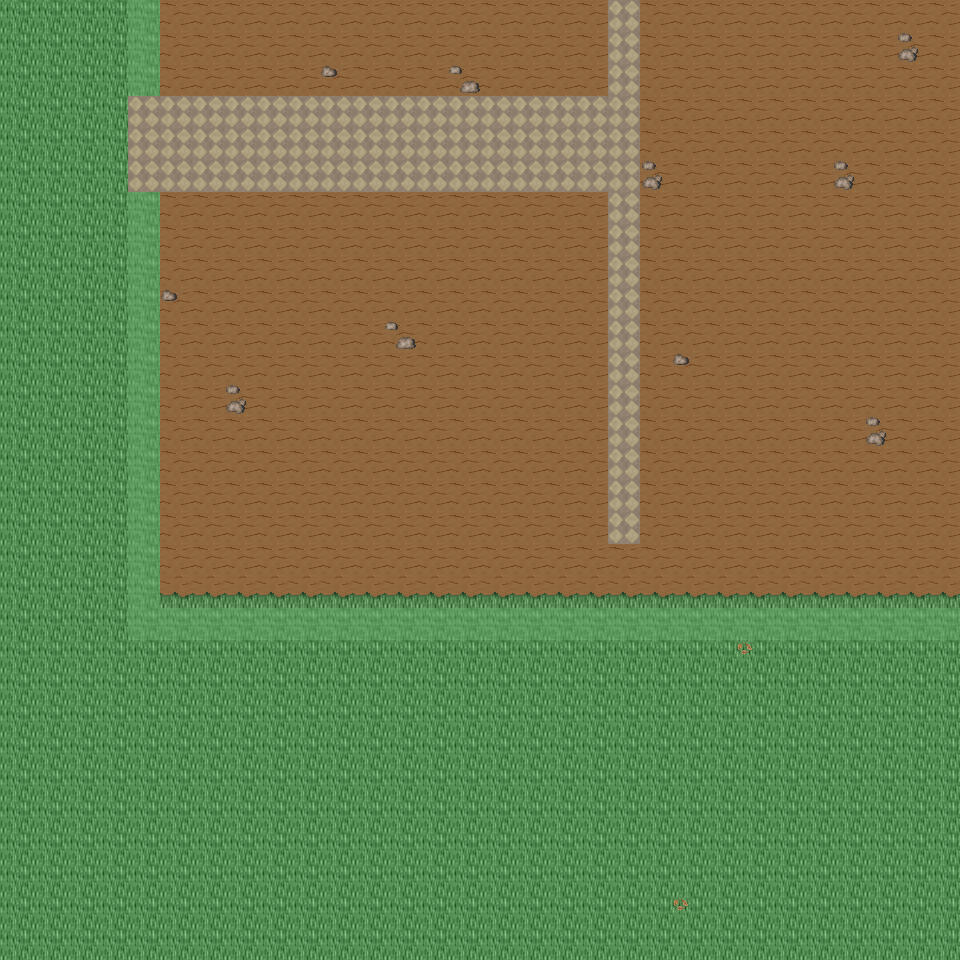

Below is a game level as drawn by its tile map, then a one-line description and the .tmx that defines it (tile-layer data replaced by summaries):
An orthogonal 30x30 tile map with 32x32 px tiles, 6 tile layers (Ground, Object, Object2, Above, ...), 27 tilesets and 4 objects (4x mapExit).

<map version="1.0" orientation="orthogonal" renderorder="right-down" width="30" height="30" tilewidth="32" tileheight="32" nextobjectid="5">
  <tileset firstgid="1" name="tileset_ground_ground" tilewidth="32" tileheight="32" tilecount="33" columns="3">
    <image source="../drawable/tileset_ground_ground.png" width="96" height="352" />
  </tileset>
  <tileset firstgid="34" name="tileset_ground_brown_paving" tilewidth="32" tileheight="32" tilecount="2" columns="2">
    <image source="../drawable/tileset_ground_brown_paving.png" width="64" height="32" />
  </tileset>
  <tileset firstgid="36" name="tileset_ground_water_water_bubbles" tilewidth="32" tileheight="32" tilecount="32" columns="8">
    <image source="../drawable/tileset_ground_water_water_bubbles.png" width="256" height="128" />
  </tileset>
  <tileset firstgid="68" name="tileset_ground_grass_edges" tilewidth="32" tileheight="32" tilecount="36" columns="12">
    <image source="../drawable/tileset_ground_grass_edges.png" width="384" height="96" />
  </tileset>
  <tileset firstgid="104" name="tileset_ground_ridge_earth_dark" tilewidth="32" tileheight="32" tilecount="96" columns="12">
    <image source="../drawable/tileset_ground_ridge_earth_dark.png" width="384" height="256" />
  </tileset>
  <tileset firstgid="200" name="tileset_plant_flower_daisy_red" tilewidth="32" tileheight="32" tilecount="8" columns="2">
    <image source="../drawable/tileset_plant_flower_daisy_red.png" width="64" height="128" />
  </tileset>
  <tileset firstgid="208" name="tileset_plant_grasses" tilewidth="32" tileheight="32" tilecount="6" columns="3">
    <image source="../drawable/tileset_plant_grasses.png" width="96" height="64" />
  </tileset>
  <tileset firstgid="214" name="tileset_plant_flower_daisy_white" tilewidth="32" tileheight="32" tilecount="8" columns="2">
    <image source="../drawable/tileset_plant_flower_daisy_white.png" width="64" height="128" />
  </tileset>
  <tileset firstgid="222" name="tileset_plant_leaves" tilewidth="32" tileheight="32" tilecount="8" columns="4">
    <image source="../drawable/tileset_plant_leaves.png" width="128" height="64" />
  </tileset>
  <tileset firstgid="230" name="tileset_ground_grass_corners" tilewidth="32" tileheight="32" tilecount="24" columns="6">
    <image source="../drawable/tileset_ground_grass_corners.png" width="192" height="128" />
  </tileset>
  <tileset firstgid="254" name="tileset_plant_flower_daisy_blue" tilewidth="32" tileheight="32" tilecount="8" columns="2">
    <image source="../drawable/tileset_plant_flower_daisy_blue.png" width="64" height="128" />
  </tileset>
  <tileset firstgid="262" name="tileset_building_fence_fence_chunky" tilewidth="32" tileheight="32" tilecount="21" columns="3">
    <image source="../drawable/tileset_building_fence_fence_chunky.png" width="96" height="224" />
  </tileset>
  <tileset firstgid="283" name="tileset_ground_rock_pebbles" tilewidth="32" tileheight="32" tilecount="3" columns="1">
    <image source="../drawable/tileset_ground_rock_pebbles.png" width="32" height="96" />
  </tileset>
  <tileset firstgid="286" name="tileset_plant_tree_tree_darkgreen" tilewidth="32" tileheight="32" tilecount="88" columns="8">
    <image source="../drawable/tileset_plant_tree_tree_darkgreen.png" width="256" height="352" />
  </tileset>
  <tileset firstgid="374" name="tileset_plant_bush_bushes" tilewidth="32" tileheight="32" tilecount="10" columns="5">
    <image source="../drawable/tileset_plant_bush_bushes.png" width="160" height="64" />
  </tileset>
  <tileset firstgid="384" name="tileset_logic_creature_rodent" tilewidth="32" tileheight="32" tilecount="8" columns="8">
    <image source="../drawable/tileset_logic_creature_rodent.png" width="256" height="32" />
  </tileset>
  <tileset firstgid="392" name="tileset_logic_item_corn" tilewidth="32" tileheight="32" tilecount="5" columns="5">
    <image source="../drawable/tileset_logic_item_corn.png" width="160" height="32" />
  </tileset>
  <tileset firstgid="397" name="tileset_logic_item_resources" tilewidth="32" tileheight="32" tilecount="6" columns="6">
    <image source="../drawable/tileset_logic_item_resources.png" width="192" height="32" />
  </tileset>
  <tileset firstgid="403" name="tileset_logic_creature_gnome" tilewidth="32" tileheight="32" tilecount="6" columns="6">
    <image source="../drawable/tileset_logic_creature_gnome.png" width="192" height="32" />
  </tileset>
  <tileset firstgid="409" name="tileset_logic_item_mushroom" tilewidth="32" tileheight="32" tilecount="6" columns="6">
    <image source="../drawable/tileset_logic_item_mushroom.png" width="192" height="32" />
  </tileset>
  <tileset firstgid="415" name="tileset_logic_item_sheepfood" tilewidth="32" tileheight="32" tilecount="1" columns="1">
    <image source="../drawable/tileset_logic_item_sheepfood.png" width="32" height="32" />
  </tileset>
  <tileset firstgid="416" name="tileset_logic_creature_animal" tilewidth="32" tileheight="32" tilecount="32" columns="8">
    <image source="../drawable/tileset_logic_creature_animal.png" width="256" height="128" />
  </tileset>
  <tileset firstgid="448" name="tileset_logic_item_vegetable" tilewidth="32" tileheight="32" tilecount="16" columns="8">
    <image source="../drawable/tileset_logic_item_vegetable.png" width="256" height="64" />
  </tileset>
  <tileset firstgid="464" name="tileset_logic_collision" tilewidth="32" tileheight="32" tilecount="1" columns="1">
    <image source="../drawable/tileset_logic_collision.png" width="32" height="32" />
  </tileset>
  <tileset firstgid="465" name="tileset_logic_item_herb" tilewidth="32" tileheight="32" tilecount="5" columns="5">
    <image source="../drawable/tileset_logic_item_herb.png" width="160" height="32" />
  </tileset>
  <tileset firstgid="470" name="tileset_ground_green_paving" tilewidth="32" tileheight="32" tilecount="18" columns="3">
    <image source="../drawable/tileset_ground_green_paving.png" width="96" height="192" />
  </tileset>
  <tileset firstgid="488" name="tileset_logic_creature_reptile" tilewidth="32" tileheight="32" tilecount="7" columns="7">
    <image source="../drawable/tileset_logic_creature_reptile.png" width="224" height="32" />
  </tileset>
  <layer name="Ground" width="30" height="30">
    <data>[900 cells, 900 non-empty, 3 distinct tile ids]</data>
  </layer>
  <layer name="Object" width="30" height="30">
    <data>[900 cells, 434 non-empty, 3 distinct tile ids]</data>
  </layer>
  <layer name="Object2" width="30" height="30">
    <data>[900 cells, 52 non-empty, 7 distinct tile ids]</data>
  </layer>
  <layer name="Above" width="30" height="30">
    <data>[900 cells, 0 non-empty, 0 distinct tile ids]</data>
  </layer>
  <layer name="Above2" width="30" height="30">
    <data>[900 cells, 0 non-empty, 0 distinct tile ids]</data>
  </layer>
  <layer name="Walkable" width="30" height="30">
    <data>[900 cells, 42 non-empty, 1 distinct tile ids]</data>
  </layer>
  <objectgroup name="MapEvents">
    <object id="1" name="north" type="mapExit" x="0" y="0" width="128" height="32">
      <properties>
        <property name="map" value="level_0_x74_y27" />
        <property name="x" value="0" />
        <property name="y" value="28" />
      </properties>
    </object>
    <object id="2" name="north2" type="mapExit" x="160" y="0" width="800" height="32">
      <properties>
        <property name="map" value="level_0_x74_y27" />
        <property name="x" value="5" />
        <property name="y" value="28" />
      </properties>
    </object>
    <object id="3" name="south" type="mapExit" x="0" y="928" width="960" height="32">
      <properties>
        <property name="map" value="level_0_x74_y29" />
        <property name="x" value="0" />
        <property name="y" value="1" />
      </properties>
    </object>
    </objectgroup>
</map>
<!-- 1 of 4 objects omitted -->
